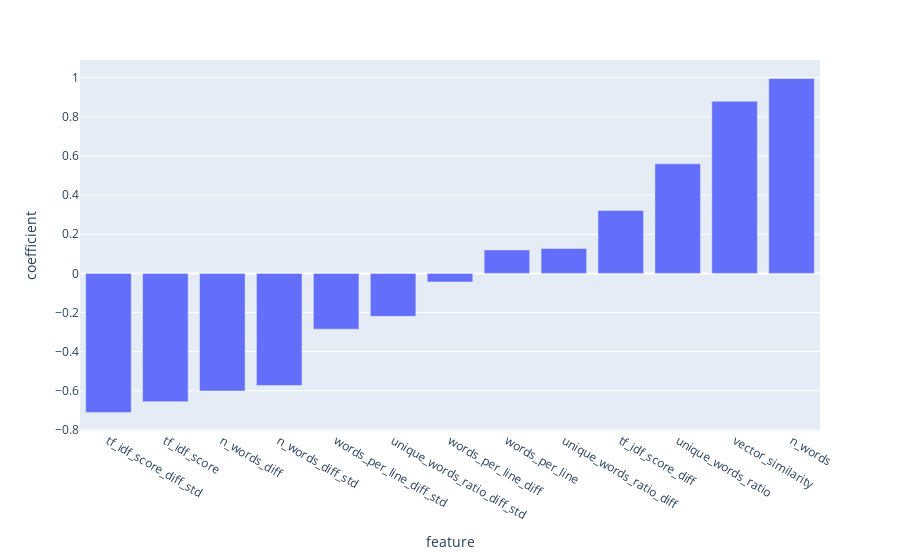

Source (notebook cell):
### Code cell
feature_importance_df = pd.DataFrame({'feature': feature_org+feature_abs, 'coefficient':pipeline['clf'].coef_[0]})

px.bar(feature_importance_df.sort_values('coefficient'), x='feature', y='coefficient')

### Figure 1 — Plotly figure (JSON) as saved in the notebook; plotly's stock layout.template omitted (floating-point values rounded to 4 significant figures)
{"data": [{"alignmentgroup": "True", "hovertemplate": "feature=%{x}<br>coefficient=%{y}<extra></extra>", "legendgroup": "", "marker": {"color": "#636efa", "pattern": {"shape": ""}}, "name": "", "offsetgroup": "", "orientation": "v", "showlegend": false, "textposition": "auto", "type": "bar", "x": ["tf_idf_score_diff_std", "tf_idf_score", "n_words_diff", "n_words_diff_std", "words_per_line_diff_std", "unique_words_ratio_diff_std", "words_per_line_diff", "words_per_line", "unique_words_ratio_diff", "tf_idf_score_diff", "unique_words_ratio", "vector_similarity", "n_words"], "xaxis": "x", "y": [-0.7111, -0.6561, -0.6015, -0.5733, -0.2852, -0.2197, -0.04396, 0.12, 0.1276, 0.3214, 0.5602, 0.8802, 0.9962], "yaxis": "y"}], "layout": {"barmode": "relative", "legend": {"tracegroupgap": 0}, "margin": {"t": 60}, "xaxis": {"anchor": "y", "domain": [0, 1], "title": {"text": "feature"}}, "yaxis": {"anchor": "x", "domain": [0, 1], "title": {"text": "coefficient"}}}}
